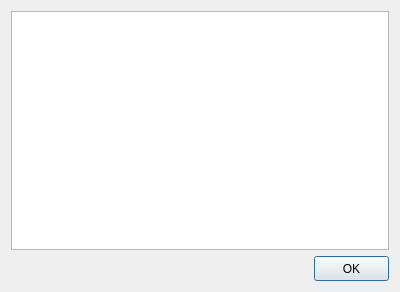
<?xml version="1.0" encoding="UTF-8"?>
<ui version="4.0">
 <class>Dialog</class>
 <widget class="QDialog" name="Dialog">
  <property name="geometry">
   <rect>
    <x>0</x>
    <y>0</y>
    <width>400</width>
    <height>292</height>
   </rect>
  </property>
  <property name="windowTitle">
   <string>Dialog</string>
  </property>
  <layout class="QVBoxLayout" name="verticalLayout">
   <item>
    <widget class="QTextBrowser" name="textBrowser"/>
   </item>
   <item>
    <widget class="QPushButton" name="pushButton">
     <property name="minimumSize">
      <size>
       <width>0</width>
       <height>25</height>
      </size>
     </property>
     <property name="maximumSize">
      <size>
       <width>75</width>
       <height>30</height>
      </size>
     </property>
     <property name="layoutDirection">
      <enum>Qt::RightToLeft</enum>
     </property>
     <property name="text">
      <string>OK</string>
     </property>
    </widget>
   </item>
  </layout>
 </widget>
 <resources/>
 <connections>
  <connection>
   <sender>pushButton</sender>
   <signal>clicked()</signal>
   <receiver>Dialog</receiver>
   <slot>close()</slot>
   <hints>
    <hint type="sourcelabel">
     <x>346</x>
     <y>270</y>
    </hint>
    <hint type="destinationlabel">
     <x>155</x>
     <y>278</y>
    </hint>
   </hints>
  </connection>
 </connections>
</ui>
